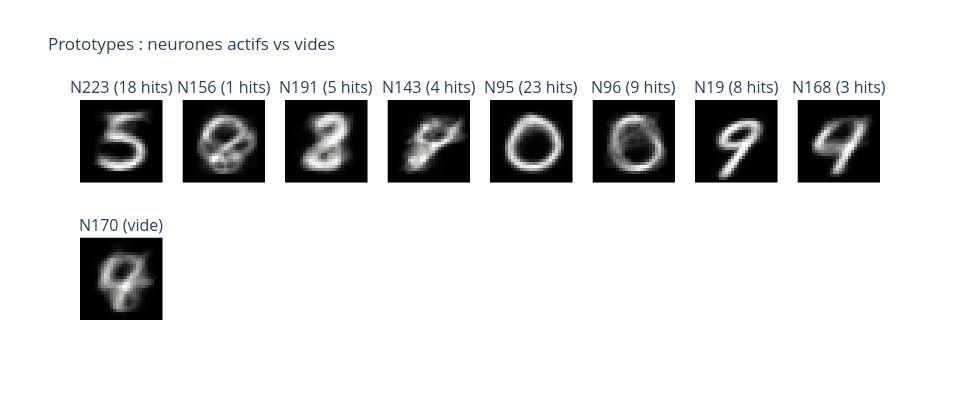

Write notebook code for a chart like this one.
### Markdown cell above
## 5. Génération de données synthétiques

### 5.1 Décodage de neurones

**Hypothèse** : La génération SOM est fondamentalement limitée aux K prototypes appris. Un neurone "vide" (jamais gagnant) produit un prototype interpolé par la contrainte topologique, pas un artefact aléatoire.

**Protocole A** : Décoder des neurones choisis au hasard. Décoder un neurone vide si existant.

### Code cell
# Neurones gagnants et vides
winning_counts = np.bincount(latent_best.array, minlength=som_best.n_neurons)
active_neurons = np.where(winning_counts > 0)[0]
empty_neurons = np.where(winning_counts == 0)[0]

print(f"Neurones actifs : {len(active_neurons)} / {som_best.n_neurons}")
print(f"Neurones vides : {len(empty_neurons)}")

# Afficher quelques neurones au hasard + les vides
rng_show = np.random.default_rng(SEED)
show_active = rng_show.choice(active_neurons, size=min(8, len(active_neurons)), replace=False)
show_empty = empty_neurons[:min(4, len(empty_neurons))] if len(empty_neurons) > 0 else []

all_show = list(show_active) + list(show_empty)
n_show = len(all_show)

if n_show > 0:
    cols = min(n_show, 8)
    rows = (n_show + cols - 1) // cols
    titles = [f"N{idx} ({'vide' if idx in empty_neurons else f'{winning_counts[idx]} hits'})" for idx in all_show]

    fig = make_subplots(rows=rows, cols=cols, subplot_titles=titles)
    for i, idx in enumerate(all_show):
        r, c = i // cols + 1, i % cols + 1
        fig.add_trace(
            go.Heatmap(z=som_best.W[idx].reshape(28, 28)[::-1], colorscale="gray", showscale=False),
            row=r, col=c
        )
        fig.update_xaxes(visible=False, row=r, col=c)
        fig.update_yaxes(visible=False, row=r, col=c)

    fig.update_layout(height=200 * rows, width=120 * cols,
                      title_text="Prototypes : neurones actifs vs vides")
    fig.show()

### Figure 1 — Plotly figure (JSON) as saved in the notebook; plotly's stock layout.template omitted (floating-point values rounded to 4 significant figures; data arrays with more than 128 entries replaced by an {"elided": "..."} marker saying what was removed)
{"data": [{"colorscale": [[0, "rgb(0, 0, 0)"], [0.09091, "rgb(16, 16, 16)"], [0.1818, "rgb(38, 38, 38)"], [0.2727, "rgb(59, 59, 59)"], [0.3636, "rgb(81, 80, 80)"], [0.4545, "rgb(102, 101, 101)"], [0.5455, "rgb(124, 123, 122)"], [0.6364, "rgb(146, 146, 145)"], [0.7273, "rgb(171, 171, 170)"], [0.8182, "rgb(197, 197, 195)"], [0.9091, "rgb(224, 224, 223)"], [1, "rgb(254, 254, 253)"]], "showscale": false, "type": "heatmap", "xaxis": "x", "yaxis": "y", "z": {"elided": "28x28 float values"}}, {"colorscale": [[0, "rgb(0, 0, 0)"], [0.09091, "rgb(16, 16, 16)"], [0.1818, "rgb(38, 38, 38)"], [0.2727, "rgb(59, 59, 59)"], [0.3636, "rgb(81, 80, 80)"], [0.4545, "rgb(102, 101, 101)"], [0.5455, "rgb(124, 123, 122)"], [0.6364, "rgb(146, 146, 145)"], [0.7273, "rgb(171, 171, 170)"], [0.8182, "rgb(197, 197, 195)"], [0.9091, "rgb(224, 224, 223)"], [1, "rgb(254, 254, 253)"]], "showscale": false, "type": "heatmap", "xaxis": "x2", "yaxis": "y2", "z": {"elided": "28x28 float values"}}, {"colorscale": [[0, "rgb(0, 0, 0)"], [0.09091, "rgb(16, 16, 16)"], [0.1818, "rgb(38, 38, 38)"], [0.2727, "rgb(59, 59, 59)"], [0.3636, "rgb(81, 80, 80)"], [0.4545, "rgb(102, 101, 101)"], [0.5455, "rgb(124, 123, 122)"], [0.6364, "rgb(146, 146, 145)"], [0.7273, "rgb(171, 171, 170)"], [0.8182, "rgb(197, 197, 195)"], [0.9091, "rgb(224, 224, 223)"], [1, "rgb(254, 254, 253)"]], "showscale": false, "type": "heatmap", "xaxis": "x3", "yaxis": "y3", "z": {"elided": "28x28 float values"}}, {"colorscale": [[0, "rgb(0, 0, 0)"], [0.09091, "rgb(16, 16, 16)"], [0.1818, "rgb(38, 38, 38)"], [0.2727, "rgb(59, 59, 59)"], [0.3636, "rgb(81, 80, 80)"], [0.4545, "rgb(102, 101, 101)"], [0.5455, "rgb(124, 123, 122)"], [0.6364, "rgb(146, 146, 145)"], [0.7273, "rgb(171, 171, 170)"], [0.8182, "rgb(197, 197, 195)"], [0.9091, "rgb(224, 224, 223)"], [1, "rgb(254, 254, 253)"]], "showscale": false, "type": "heatmap", "xaxis": "x4", "yaxis": "y4", "z": {"elided": "28x28 float values"}}, {"colorscale": [[0, "rgb(0, 0, 0)"], [0.09091, "rgb(16, 16, 16)"], [0.1818, "rgb(38, 38, 38)"], [0.2727, "rgb(59, 59, 59)"], [0.3636, "rgb(81, 80, 80)"], [0.4545, "rgb(102, 101, 101)"], [0.5455, "rgb(124, 123, 122)"], [0.6364, "rgb(146, 146, 145)"], [0.7273, "rgb(171, 171, 170)"], [0.8182, "rgb(197, 197, 195)"], [0.9091, "rgb(224, 224, 223)"], [1, "rgb(254, 254, 253)"]], "showscale": false, "type": "heatmap", "xaxis": "x5", "yaxis": "y5", "z": {"elided": "28x28 float values"}}, {"colorscale": [[0, "rgb(0, 0, 0)"], [0.09091, "rgb(16, 16, 16)"], [0.1818, "rgb(38, 38, 38)"], [0.2727, "rgb(59, 59, 59)"], [0.3636, "rgb(81, 80, 80)"], [0.4545, "rgb(102, 101, 101)"], [0.5455, "rgb(124, 123, 122)"], [0.6364, "rgb(146, 146, 145)"], [0.7273, "rgb(171, 171, 170)"], [0.8182, "rgb(197, 197, 195)"], [0.9091, "rgb(224, 224, 223)"], [1, "rgb(254, 254, 253)"]], "showscale": false, "type": "heatmap", "xaxis": "x6", "yaxis": "y6", "z": {"elided": "28x28 float values"}}, {"colorscale": [[0, "rgb(0, 0, 0)"], [0.09091, "rgb(16, 16, 16)"], [0.1818, "rgb(38, 38, 38)"], [0.2727, "rgb(59, 59, 59)"], [0.3636, "rgb(81, 80, 80)"], [0.4545, "rgb(102, 101, 101)"], [0.5455, "rgb(124, 123, 122)"], [0.6364, "rgb(146, 146, 145)"], [0.7273, "rgb(171, 171, 170)"], [0.8182, "rgb(197, 197, 195)"], [0.9091, "rgb(224, 224, 223)"], [1, "rgb(254, 254, 253)"]], "showscale": false, "type": "heatmap", "xaxis": "x7", "yaxis": "y7", "z": {"elided": "28x28 float values"}}, {"colorscale": [[0, "rgb(0, 0, 0)"], [0.09091, "rgb(16, 16, 16)"], [0.1818, "rgb(38, 38, 38)"], [0.2727, "rgb(59, 59, 59)"], [0.3636, "rgb(81, 80, 80)"], [0.4545, "rgb(102, 101, 101)"], [0.5455, "rgb(124, 123, 122)"], [0.6364, "rgb(146, 146, 145)"], [0.7273, "rgb(171, 171, 170)"], [0.8182, "rgb(197, 197, 195)"], [0.9091, "rgb(224, 224, 223)"], [1, "rgb(254, 254, 253)"]], "showscale": false, "type": "heatmap", "xaxis": "x8", "yaxis": "y8", "z": {"elided": "28x28 float values"}}, {"colorscale": [[0, "rgb(0, 0, 0)"], [0.09091, "rgb(16, 16, 16)"], [0.1818, "rgb(38, 38, 38)"], [0.2727, "rgb(59, 59, 59)"], [0.3636, "rgb(81, 80, 80)"], [0.4545, "rgb(102, 101, 101)"], [0.5455, "rgb(124, 123, 122)"], [0.6364, "rgb(146, 146, 145)"], [0.7273, "rgb(171, 171, 170)"], [0.8182, "rgb(197, 197, 195)"], [0.9091, "rgb(224, 224, 223)"], [1, "rgb(254, 254, 253)"]], "showscale": false, "type": "heatmap", "xaxis": "x9", "yaxis": "y9", "z": {"elided": "28x28 float values"}}], "layout": {"annotations": [{"font": {"size": 16}, "showarrow": false, "text": "N223 (18 hits)", "x": 0.05156, "xanchor": "center", "xref": "paper", "y": 1, "yanchor": "bottom", "yref": "paper"}, {"font": {"size": 16}, "showarrow": false, "text": "N156 (1 hits)", "x": 0.1797, "xanchor": "center", "xref": "paper", "y": 1, "yanchor": "bottom", "yref": "paper"}, {"font": {"size": 16}, "showarrow": false, "text": "N191 (5 hits)", "x": 0.3078, "xanchor": "center", "xref": "paper", "y": 1, "yanchor": "bottom", "yref": "paper"}, {"font": {"size": 16}, "showarrow": false, "text": "N143 (4 hits)", "x": 0.4359, "xanchor": "center", "xref": "paper", "y": 1, "yanchor": "bottom", "yref": "paper"}, {"font": {"size": 16}, "showarrow": false, "text": "N95 (23 hits)", "x": 0.5641, "xanchor": "center", "xref": "paper", "y": 1, "yanchor": "bottom", "yref": "paper"}, {"font": {"size": 16}, "showarrow": false, "text": "N96 (9 hits)", "x": 0.6922, "xanchor": "center", "xref": "paper", "y": 1, "yanchor": "bottom", "yref": "paper"}, {"font": {"size": 16}, "showarrow": false, "text": "N19 (8 hits)", "x": 0.8203, "xanchor": "center", "xref": "paper", "y": 1, "yanchor": "bottom", "yref": "paper"}, {"font": {"size": 16}, "showarrow": false, "text": "N168 (3 hits)", "x": 0.9484, "xanchor": "center", "xref": "paper", "y": 1, "yanchor": "bottom", "yref": "paper"}, {"font": {"size": 16}, "showarrow": false, "text": "N170 (vide)", "x": 0.05156, "xanchor": "center", "xref": "paper", "y": 0.375, "yanchor": "bottom", "yref": "paper"}], "height": 400, "title": {"text": "Prototypes : neurones actifs vs vides"}, "width": 960, "xaxis": {"anchor": "y", "domain": [0, 0.1031], "visible": false}, "xaxis10": {"anchor": "y10", "domain": [0.1281, 0.2312]}, "xaxis11": {"anchor": "y11", "domain": [0.2562, 0.3594]}, "xaxis12": {"anchor": "y12", "domain": [0.3844, 0.4875]}, "xaxis13": {"anchor": "y13", "domain": [0.5125, 0.6156]}, "xaxis14": {"anchor": "y14", "domain": [0.6406, 0.7438]}, "xaxis15": {"anchor": "y15", "domain": [0.7687, 0.8719]}, "xaxis16": {"anchor": "y16", "domain": [0.8969, 1]}, "xaxis2": {"anchor": "y2", "domain": [0.1281, 0.2312], "visible": false}, "xaxis3": {"anchor": "y3", "domain": [0.2562, 0.3594], "visible": false}, "xaxis4": {"anchor": "y4", "domain": [0.3844, 0.4875], "visible": false}, "xaxis5": {"anchor": "y5", "domain": [0.5125, 0.6156], "visible": false}, "xaxis6": {"anchor": "y6", "domain": [0.6406, 0.7438], "visible": false}, "xaxis7": {"anchor": "y7", "domain": [0.7687, 0.8719], "visible": false}, "xaxis8": {"anchor": "y8", "domain": [0.8969, 1], "visible": false}, "xaxis9": {"anchor": "y9", "domain": [0, 0.1031], "visible": false}, "yaxis": {"anchor": "x", "domain": [0.625, 1], "visible": false}, "yaxis10": {"anchor": "x10", "domain": [0, 0.375]}, "yaxis11": {"anchor": "x11", "domain": [0, 0.375]}, "yaxis12": {"anchor": "x12", "domain": [0, 0.375]}, "yaxis13": {"anchor": "x13", "domain": [0, 0.375]}, "yaxis14": {"anchor": "x14", "domain": [0, 0.375]}, "yaxis15": {"anchor": "x15", "domain": [0, 0.375]}, "yaxis16": {"anchor": "x16", "domain": [0, 0.375]}, "yaxis2": {"anchor": "x2", "domain": [0.625, 1], "visible": false}, "yaxis3": {"anchor": "x3", "domain": [0.625, 1], "visible": false}, "yaxis4": {"anchor": "x4", "domain": [0.625, 1], "visible": false}, "yaxis5": {"anchor": "x5", "domain": [0.625, 1], "visible": false}, "yaxis6": {"anchor": "x6", "domain": [0.625, 1], "visible": false}, "yaxis7": {"anchor": "x7", "domain": [0.625, 1], "visible": false}, "yaxis8": {"anchor": "x8", "domain": [0.625, 1], "visible": false}, "yaxis9": {"anchor": "x9", "domain": [0, 0.375], "visible": false}}}
